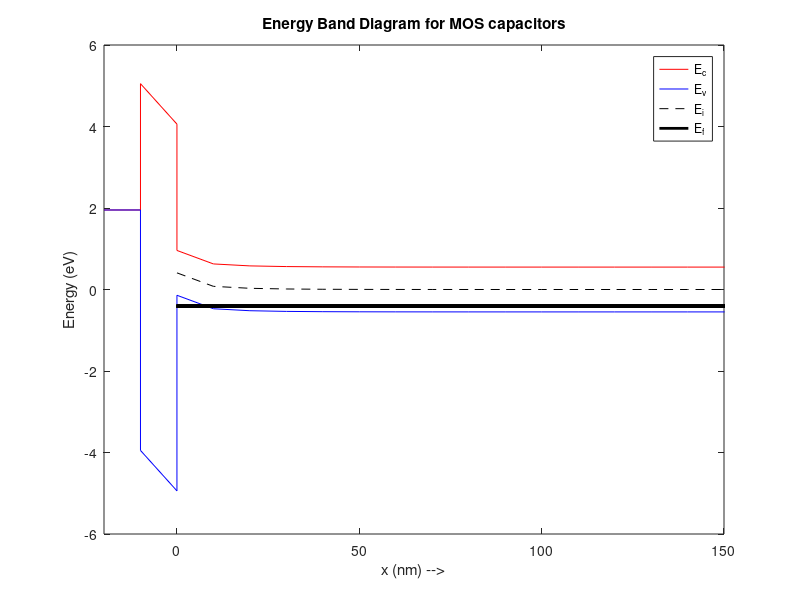

Recreate this plot in MATLAB.
% This Poisson Solver calculates electrostatic parameters and plots the
% Energy Band Diagram based on the following inputs
% a) Metal Workfunction
% b) Oxide Thickness
% c) Substrate doping
% d) psi_s (Surface band bending in the substrate)

clear;
close all;
clc;

%% Inputs
% Give the inputs here (if default values are not used)

phi_m = -0.2532e-19         % Metal_Workfunction in eV 
t_ox = 10e-9                % Oxide_Thickness in m 
N_sub = -1e17*1e6           % Substrate_doping in /m^3 
                            %-ve for p-substrate(NMOS), +ve for n-substrate(PMOS)

psi_s = -0.4085              % Surface_band_bending in V  %Option 2 

%% Parameters

% Constants
q = 1.6e-19;
eps_0 = 8.85e-12;
Vt = 26e-3;               %thermal voltage

% Substrate Parameters
k_si = 12;                  %realtive permitivitty of silicon substrate
ni = 1.5e10*1e6;            %Intrinsic carrier density ( /cm^3)    
Eg = 1.1*q;                 %Band gap of silicon
Ea=4.05*q;                  %electron affinity for substrate
L_sub = 1e-6;
eps_si = k_si*eps_0;        %permitivitty of silicon substrate

%calculate mobile carriers (n and p) for substrate
if N_sub< 0 
    psub = abs(N_sub); nsub = ni^2/abs(N_sub);
elseif N_sub>0
    psub = ni^2/N_sub; nsub = N_sub;
else
    psub = ni; nsub = ni;
end

% Oxide parameters
k_ox = 4;
Eg_ox = 9*q;                % band gap of oxide
eps_ox = k_ox*eps_0;        % permitivitty of SiO2
Ec_off = 3.1*q;             % conduction band offset

% Metal parameters
t_m = 10e-9;
phi_b = -sign(N_sub)*Vt*log(abs(N_sub)/ni);      %Ei-Ef for semiconductor

V_fb = sign(N_sub)*Eg/(2*q) - phi_b;             %flatband voltage

% Solver
dx = 10e-9;             % Meshing size
NRmax = 10;             % Maximum NR iterations
tol = 1e-6;             % Error tolerance in potential

%% Solver
%Mesh
x = 0:dx:L_sub;
N = length(x);

%Newton Raphson Matrices

A = -2*diag(ones(1,N) , 0)+ 1*diag(ones(1,N-1),1)+ 1*diag(ones(1,N-1),-1);
A(1,:) = 0; A(1,1) = 1;
A(N,:) = 0; A(N,N) = 1;

b = zeros(N,1);
b(1) = psi_s; b(N) = 0;

psi = zeros(N,1);               % Option 1 for defining the initial guess
%psi = A\b;                     % Option 2 for defining the initial guess

%Newton Raphson iterations
for i = 1:NRmax
    
    p = psub*exp(-psi/Vt);
    n = nsub*exp(psi/Vt);
    rho = q*(N_sub + p - n);
    b = -rho/eps_si * dx^2;
    b(1) = psi_s; b(N) = 0;
    f = A*psi - b;
    
    % Jacobian Matrix
    delp = -1/Vt * p;
    deln = 1/Vt * n;
    delrho = q*(delp-deln);
    delb = -delrho/eps_si * dx^2;
    delb(1) = 0; delb(N) = 0;
    J = A - diag(delb);
    dV = -J\f;
    
    if max(abs(dV))<tol            % If the change is lower than the tolerance then stop the iterations
        break;
    end
    
    psi = psi+dV;
end


%% Addition of Oxide

E_surface = -(psi(2) - psi(1))/dx;      % Electric field at surface = -d(psi)/dx
E_ox = E_surface*(eps_si/eps_ox);       % Equal displacement vectors across the interface
x_ox = -t_ox:dx:0;                      % Mesh in oxide region
psi_ox = psi(1) - E_ox*x_ox;
V_ox = E_ox*t_ox;                       % Voltage drop across the oxide

%% Band Diagram

% Here we will take the intrinsic level in the substrate to be reference

% Energy bands in substrate
Ei_band = -q*psi;
Ec_band = Ei_band + Eg/2;               % Conduction band
Ev_band = Ei_band - Eg/2;               % Valence band
Ef_band = (Ei_band(end) - q*phi_b)*ones(length(Ei_band));       % Fermi level

% Energy bands in Oxide
Ec_ox_band = -q*psi_ox + Ec_off+ Eg/2;
Ev_ox_band = Ec_ox_band - Eg_ox;

Vg = V_fb + V_ox + psi_s;               % Voltage drop
Em_band = (Ef_band(end) - q*Vg)*ones(size(Ec_ox_band));          % Because q*Vg = Em - Ef
x_m = -t_ox-t_m:dx:-t_ox;               % Meshing in metal layer

figure(1); plot([x_m x_ox x]*1e9 ,[Em_band' ; Ec_ox_band' ; Ec_band]/q , 'r',[x_m x_ox x]*1e9 , [Em_band'; Ev_ox_band'; Ev_band]/q ,'b',x*1e9,Ei_band/q,'k--',x*1e9,Ef_band/q,'k','LineWidth' , 2);
xlim([-20,150])
axes.LineWidth = 1; Axes.FontSize = 18; axes.FontWeight = 'bold'; axes.Box = 'on';
xlabel('x (nm) -->'); ylabel('Energy (eV)');
leg = legend('E_c','E_v','E_i','E_f');
title("Energy Band Diagram for MOS capacitors")




    




    